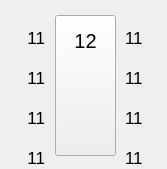
      <widget class="QWidget" name="widget_dispen_12" native="true">
       <property name="geometry">
        <rect>
         <x>835</x>
         <y>180</y>
         <width>167</width>
         <height>169</height>
        </rect>
       </property>
       <property name="minimumSize">
        <size>
         <width>0</width>
         <height>0</height>
        </size>
       </property>
       <property name="font">
        <font>
         <stylestrategy>PreferAntialias</stylestrategy>
        </font>
       </property>
       <widget class="QLabel" name="label_gun_12_2">
        <property name="geometry">
         <rect>
          <x>128</x>
          <y>5</y>
          <width>25</width>
          <height>25</height>
         </rect>
        </property>
        <property name="font">
         <font>
          <stylestrategy>PreferAntialias</stylestrategy>
         </font>
        </property>
        <property name="styleSheet">
         <string notr="true">border-image: url(:/picture/gasgun_green_R.png);</string>
        </property>
        <property name="text">
         <string/>
        </property>
       </widget>
       <widget class="QLabel" name="label_dispen_12">
        <property name="geometry">
         <rect>
          <x>45</x>
          <y>10</y>
          <width>81</width>
          <height>151</height>
         </rect>
        </property>
        <property name="font">
         <font>
          <stylestrategy>PreferAntialias</stylestrategy>
         </font>
        </property>
        <property name="styleSheet">
         <string notr="true">border-image: url(:/picture/jiayouji.png);</string>
        </property>
        <property name="text">
         <string/>
        </property>
       </widget>
       <widget class="QLabel" name="label_gun_12_1">
        <property name="geometry">
         <rect>
          <x>14</x>
          <y>5</y>
          <width>25</width>
          <height>25</height>
         </rect>
        </property>
        <property name="font">
         <font>
          <stylestrategy>PreferAntialias</stylestrategy>
         </font>
        </property>
        <property name="styleSheet">
         <string notr="true">border-image: url(:/picture/gasgun_green_L.png);</string>
        </property>
        <property name="text">
         <string/>
        </property>
       </widget>
       <widget class="QLabel" name="label_gun_12_4">
        <property name="geometry">
         <rect>
          <x>128</x>
          <y>45</y>
          <width>25</width>
          <height>25</height>
         </rect>
        </property>
        <property name="font">
         <font>
          <stylestrategy>PreferAntialias</stylestrategy>
         </font>
        </property>
        <property name="styleSheet">
         <string notr="true">border-image: url(:/picture/gasgun_green_R.png);</string>
        </property>
        <property name="text">
         <string/>
        </property>
       </widget>
       <widget class="QLabel" name="label_gun_12_3">
        <property name="geometry">
         <rect>
          <x>14</x>
          <y>45</y>
          <width>25</width>
          <height>25</height>
         </rect>
        </property>
        <property name="font">
         <font>
          <stylestrategy>PreferAntialias</stylestrategy>
         </font>
        </property>
        <property name="styleSheet">
         <string notr="true">border-image: url(:/picture/gasgun_green_L.png);</string>
        </property>
        <property name="text">
         <string/>
        </property>
       </widget>
       <widget class="QToolButton" name="toolButton_dispen_12">
        <property name="geometry">
         <rect>
          <x>55</x>
          <y>15</y>
          <width>61</width>
          <height>141</height>
         </rect>
        </property>
        <property name="font">
         <font>
          <stylestrategy>PreferAntialias</stylestrategy>
         </font>
        </property>
        <property name="styleSheet">
         <string notr="true">border-image: url(:/picture/touming.png);</string>
        </property>
        <property name="text">
         <string/>
        </property>
       </widget>
       <widget class="QLabel" name="label_gun_12_3u">
        <property name="geometry">
         <rect>
          <x>14</x>
          <y>45</y>
          <width>25</width>
          <height>25</height>
         </rect>
        </property>
        <property name="font">
         <font>
          <stylestrategy>PreferAntialias</stylestrategy>
         </font>
        </property>
        <property name="styleSheet">
         <string notr="true">border-image: url(:/picture/gasgun_blue_L.png);</string>
        </property>
        <property name="text">
         <string/>
        </property>
       </widget>
       <widget class="QLabel" name="label_gun_12_4u">
        <property name="geometry">
         <rect>
          <x>128</x>
          <y>45</y>
          <width>25</width>
          <height>25</height>
         </rect>
        </property>
        <property name="font">
         <font>
          <stylestrategy>PreferAntialias</stylestrategy>
         </font>
        </property>
        <property name="styleSheet">
         <string notr="true">border-image: url(:/picture/gasgun_blue_R.png);</string>
        </property>
        <property name="text">
         <string/>
        </property>
       </widget>
       <widget class="QLabel" name="label_gun_12_2u">
        <property name="geometry">
         <rect>
          <x>128</x>
          <y>5</y>
          <width>25</width>
          <height>25</height>
         </rect>
        </property>
        <property name="font">
         <font>
          <stylestrategy>PreferAntialias</stylestrategy>
         </font>
        </property>
        <property name="styleSheet">
         <string notr="true">border-image: url(:/picture/gasgun_blue_R.png);</string>
        </property>
        <property name="text">
         <string/>
        </property>
       </widget>
       <widget class="QLabel" name="label_gun_12_1u">
        <property name="geometry">
         <rect>
          <x>14</x>
          <y>5</y>
          <width>25</width>
          <height>25</height>
         </rect>
        </property>
        <property name="font">
         <font>
          <stylestrategy>PreferAntialias</stylestrategy>
         </font>
        </property>
        <property name="styleSheet">
         <string notr="true">border-image: url(:/picture/gasgun_blue_L.png);</string>
        </property>
        <property name="text">
         <string/>
        </property>
       </widget>
       <widget class="QLabel" name="label_gun_12_5">
        <property name="geometry">
         <rect>
          <x>14</x>
          <y>85</y>
          <width>25</width>
          <height>25</height>
         </rect>
        </property>
        <property name="font">
         <font>
          <stylestrategy>PreferAntialias</stylestrategy>
         </font>
        </property>
        <property name="styleSheet">
         <string notr="true">border-image: url(:/picture/gasgun_green_L.png);</string>
        </property>
        <property name="text">
         <string/>
        </property>
       </widget>
       <widget class="QLabel" name="label_gun_12_6">
        <property name="geometry">
         <rect>
          <x>128</x>
          <y>85</y>
          <width>25</width>
          <height>25</height>
         </rect>
        </property>
        <property name="font">
         <font>
          <stylestrategy>PreferAntialias</stylestrategy>
         </font>
        </property>
        <property name="styleSheet">
         <string notr="true">border-image: url(:/picture/gasgun_green_R.png);</string>
        </property>
        <property name="text">
         <string/>
        </property>
       </widget>
       <widget class="QLabel" name="label_gun_12_5u">
        <property name="geometry">
         <rect>
          <x>14</x>
          <y>85</y>
          <width>25</width>
          <height>25</height>
         </rect>
        </property>
        <property name="font">
         <font>
          <stylestrategy>PreferAntialias</stylestrategy>
         </font>
        </property>
        <property name="styleSheet">
         <string notr="true">border-image: url(:/picture/gasgun_blue_L.png);</string>
        </property>
        <property name="text">
         <string/>
        </property>
       </widget>
       <widget class="QLabel" name="label_gun_12_6u">
        <property name="geometry">
         <rect>
          <x>128</x>
          <y>85</y>
          <width>25</width>
          <height>25</height>
         </rect>
        </property>
        <property name="font">
         <font>
          <stylestrategy>PreferAntialias</stylestrategy>
         </font>
        </property>
        <property name="styleSheet">
         <string notr="true">border-image: url(:/picture/gasgun_blue_R.png);</string>
        </property>
        <property name="text">
         <string/>
        </property>
       </widget>
       <widget class="QLabel" name="label_gun_12_7u">
        <property name="geometry">
         <rect>
          <x>14</x>
          <y>125</y>
          <width>25</width>
          <height>25</height>
         </rect>
        </property>
        <property name="font">
         <font>
          <stylestrategy>PreferAntialias</stylestrategy>
         </font>
        </property>
        <property name="styleSheet">
         <string notr="true">border-image: url(:/picture/gasgun_blue_L.png);</string>
        </property>
        <property name="text">
         <string/>
        </property>
       </widget>
       <widget class="QLabel" name="label_gun_12_8u">
        <property name="geometry">
         <rect>
          <x>128</x>
          <y>125</y>
          <width>25</width>
          <height>25</height>
         </rect>
        </property>
        <property name="font">
         <font>
          <stylestrategy>PreferAntialias</stylestrategy>
         </font>
        </property>
        <property name="styleSheet">
         <string notr="true">border-image: url(:/picture/gasgun_blue_R.png);</string>
        </property>
        <property name="text">
         <string/>
        </property>
       </widget>
       <widget class="QLabel" name="label_gun_12_7">
        <property name="geometry">
         <rect>
          <x>14</x>
          <y>125</y>
          <width>25</width>
          <height>25</height>
         </rect>
        </property>
        <property name="font">
         <font>
          <stylestrategy>PreferAntialias</stylestrategy>
         </font>
        </property>
        <property name="styleSheet">
         <string notr="true">border-image: url(:/picture/gasgun_green_L.png);</string>
        </property>
        <property name="text">
         <string/>
        </property>
       </widget>
       <widget class="QLabel" name="label_gun_12_8">
        <property name="geometry">
         <rect>
          <x>128</x>
          <y>125</y>
          <width>25</width>
          <height>25</height>
         </rect>
        </property>
        <property name="font">
         <font>
          <stylestrategy>PreferAntialias</stylestrategy>
         </font>
        </property>
        <property name="styleSheet">
         <string notr="true">border-image: url(:/picture/gasgun_green_R.png);</string>
        </property>
        <property name="text">
         <string/>
        </property>
       </widget>
       <widget class="QLabel" name="label_map_95">
        <property name="geometry">
         <rect>
          <x>125</x>
          <y>148</y>
          <width>35</width>
          <height>19</height>
         </rect>
        </property>
        <property name="font">
         <font>
          <pointsize>13</pointsize>
          <stylestrategy>PreferAntialias</stylestrategy>
         </font>
        </property>
        <property name="text">
         <string>11</string>
        </property>
        <property name="alignment">
         <set>Qt::AlignLeading|Qt::AlignLeft|Qt::AlignVCenter</set>
        </property>
       </widget>
       <widget class="QLabel" name="label_map_91">
        <property name="geometry">
         <rect>
          <x>125</x>
          <y>68</y>
          <width>35</width>
          <height>19</height>
         </rect>
        </property>
        <property name="font">
         <font>
          <pointsize>13</pointsize>
          <stylestrategy>PreferAntialias</stylestrategy>
         </font>
        </property>
        <property name="text">
         <string>11</string>
        </property>
        <property name="alignment">
         <set>Qt::AlignLeading|Qt::AlignLeft|Qt::AlignVCenter</set>
        </property>
       </widget>
       <widget class="QLabel" name="label_map_90">
        <property name="geometry">
         <rect>
          <x>10</x>
          <y>68</y>
          <width>35</width>
          <height>19</height>
         </rect>
        </property>
        <property name="font">
         <font>
          <pointsize>13</pointsize>
          <stylestrategy>PreferAntialias</stylestrategy>
         </font>
        </property>
        <property name="text">
         <string>11</string>
        </property>
        <property name="alignment">
         <set>Qt::AlignRight|Qt::AlignTrailing|Qt::AlignVCenter</set>
        </property>
       </widget>
       <widget class="QLabel" name="label_map_94">
        <property name="geometry">
         <rect>
          <x>10</x>
          <y>148</y>
          <width>35</width>
          <height>19</height>
         </rect>
        </property>
        <property name="font">
         <font>
          <pointsize>13</pointsize>
          <stylestrategy>PreferAntialias</stylestrategy>
         </font>
        </property>
        <property name="text">
         <string>11</string>
        </property>
        <property name="alignment">
         <set>Qt::AlignRight|Qt::AlignTrailing|Qt::AlignVCenter</set>
        </property>
       </widget>
       <widget class="QLabel" name="label_map_92">
        <property name="geometry">
         <rect>
          <x>10</x>
          <y>108</y>
          <width>35</width>
          <height>19</height>
         </rect>
        </property>
        <property name="font">
         <font>
          <pointsize>13</pointsize>
          <stylestrategy>PreferAntialias</stylestrategy>
         </font>
        </property>
        <property name="text">
         <string>11</string>
        </property>
        <property name="alignment">
         <set>Qt::AlignRight|Qt::AlignTrailing|Qt::AlignVCenter</set>
        </property>
       </widget>
       <widget class="QLabel" name="label_map_89">
        <property name="geometry">
         <rect>
          <x>125</x>
          <y>28</y>
          <width>35</width>
          <height>19</height>
         </rect>
        </property>
        <property name="font">
         <font>
          <pointsize>13</pointsize>
          <stylestrategy>PreferAntialias</stylestrategy>
         </font>
        </property>
        <property name="text">
         <string>11</string>
        </property>
        <property name="alignment">
         <set>Qt::AlignLeading|Qt::AlignLeft|Qt::AlignVCenter</set>
        </property>
       </widget>
       <widget class="QLabel" name="label_map_88">
        <property name="geometry">
         <rect>
          <x>10</x>
          <y>28</y>
          <width>35</width>
          <height>19</height>
         </rect>
        </property>
        <property name="font">
         <font>
          <pointsize>13</pointsize>
          <stylestrategy>PreferAntialias</stylestrategy>
         </font>
        </property>
        <property name="text">
         <string>11</string>
        </property>
        <property name="alignment">
         <set>Qt::AlignRight|Qt::AlignTrailing|Qt::AlignVCenter</set>
        </property>
       </widget>
       <widget class="QLabel" name="label_map_93">
        <property name="geometry">
         <rect>
          <x>125</x>
          <y>108</y>
          <width>35</width>
          <height>19</height>
         </rect>
        </property>
        <property name="font">
         <font>
          <pointsize>13</pointsize>
          <stylestrategy>PreferAntialias</stylestrategy>
         </font>
        </property>
        <property name="text">
         <string>11</string>
        </property>
        <property name="alignment">
         <set>Qt::AlignLeading|Qt::AlignLeft|Qt::AlignVCenter</set>
        </property>
       </widget>
       <widget class="QLabel" name="label_189">
        <property name="geometry">
         <rect>
          <x>75</x>
          <y>30</y>
          <width>21</width>
          <height>21</height>
         </rect>
        </property>
        <property name="font">
         <font>
          <pointsize>15</pointsize>
          <weight>50</weight>
          <bold>false</bold>
          <stylestrategy>PreferAntialias</stylestrategy>
         </font>
        </property>
        <property name="text">
         <string>12</string>
        </property>
        <property name="alignment">
         <set>Qt::AlignCenter</set>
        </property>
       </widget>
       <zorder>label_gun_12_2</zorder>
       <zorder>label_dispen_12</zorder>
       <zorder>label_gun_12_1</zorder>
       <zorder>label_gun_12_4</zorder>
       <zorder>label_gun_12_3</zorder>
       <zorder>toolButton_dispen_12</zorder>
       <zorder>label_gun_12_3u</zorder>
       <zorder>label_gun_12_4u</zorder>
       <zorder>label_gun_12_2u</zorder>
       <zorder>label_gun_12_1u</zorder>
       <zorder>label_gun_12_5</zorder>
       <zorder>label_gun_12_6</zorder>
       <zorder>label_gun_12_5u</zorder>
       <zorder>label_gun_12_6u</zorder>
       <zorder>label_gun_12_7</zorder>
       <zorder>label_gun_12_8</zorder>
       <zorder>label_gun_12_7u</zorder>
       <zorder>label_gun_12_8u</zorder>
       <zorder>label_map_95</zorder>
       <zorder>label_map_91</zorder>
       <zorder>label_map_90</zorder>
       <zorder>label_map_94</zorder>
       <zorder>label_map_92</zorder>
       <zorder>label_map_89</zorder>
       <zorder>label_map_88</zorder>
       <zorder>label_map_93</zorder>
       <zorder>label_189</zorder>
      </widget>
